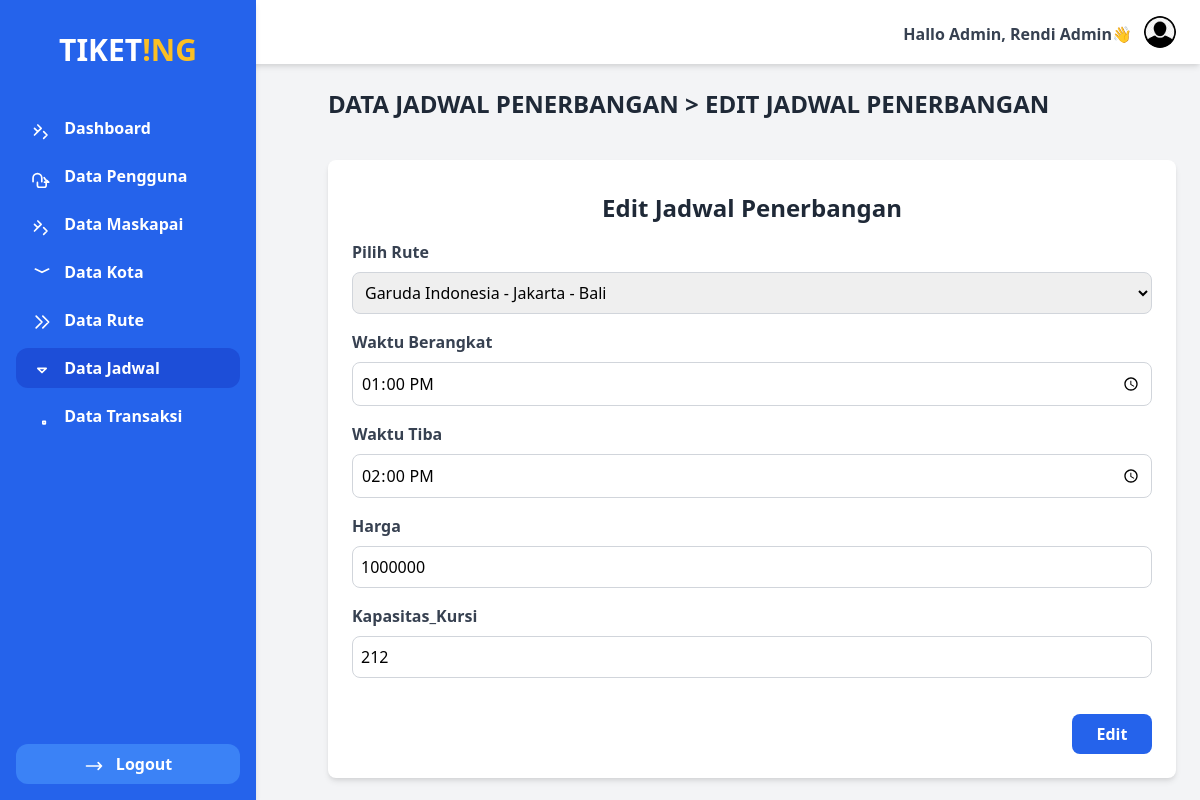
The page /admin/jadwal/edit.php?id=1 (signed in) on the database its author committed.
### tables this page shows
CREATE TABLE `jadwal_penerbangan` (
  `id_jadwal` int NOT NULL,
  `id_rute` int NOT NULL,
  `waktu_berangkat` time NOT NULL,
  `waktu_tiba` time NOT NULL,
  `harga` int NOT NULL,
  `kapasitas_kursi` int NOT NULL
);

CREATE TABLE `maskapai` (
  `id_maskapai` int NOT NULL,
  `logo_maskapai` text,
  `nama_maskapai` varchar(50) NOT NULL,
  `kapasitas` int NOT NULL
);

### admin/jadwal/functions.php (called while the page is built, shortened)
<?php
require '../../koneksi.php';
function query($query){
    global $conn;
    $rows = [];
    $result = mysqli_query($conn, $query);
    while($row = mysqli_fetch_assoc($result)){
        $rows[] = $row;
    }
    return $rows;
}
?>

### admin/jadwal/edit.php (the view, shortened to what this page needs)
<?php
require 'functions.php';
$id = $_GET["id"];
$jadwal = query("SELECT * FROM jadwal_penerbangan
INNER JOIN rute ON rute.id_rute = jadwal_penerbangan.id_rute
INNER JOIN maskapai ON rute.id_maskapai = maskapai.id_maskapai WHERE id_jadwal = '$id'")[0];
?>
<!DOCTYPE html>
<html lang="en">
<head>
    <link href="https://cdn.jsdelivr.net/npm/tailwindcss@2.2.19/dist/tailwind.min.css" rel="stylesheet">
</head>
<body class="flex bg-gray-100">
    <?php require '../../layouts/sidebar.php'; ?>
    <div class="flex-1 mt-16 p-6">
    <h1 class="text-2xl font-bold text-gray-800 mb-10"><span><a href="index.php">DATA JADWAL PENERBANGAN</a></span> > EDIT JADWAL PENERBANGAN</h1>
        <form action="" method="POST" class="mt-6 bg-white p-6 rounded-lg shadow-md">
            <h1 class="text-2xl mt-2 font-bold text-gray-800 mb-4 text-center">Edit Jadwal Penerbangan</h1>
            <div class="mb-4">
                <label for="id_rute" class="block text-gray-700 font-semibold mb-2">Pilih Rute</label>
                <select name="id_rute" id="id_rute" class="form-control w-full p-2 border border-gray-300 rounded-lg focus:outline-none focus:ring-2 focus:ring-blue-500">
                    <option value="<?= $jadwal["id_rute"]; ?>"><?= $jadwal["nama_maskapai"]; ?> - <?= $jadwal["rute_asal"]; ?> - <?= $jadwal["rute_tujuan"]; ?></option>
                </select>
            </div>
            <div class="mb-4">
                <label for="waktu_berangkat" class="block text-gray-700 font-semibold mb-2">Waktu Berangkat</label>
                <input type="time" name="waktu_berangkat" id="waktu_berangkat" value="<?= $jadwal["waktu_berangkat"]; ?>" class="form-control w-full p-2 border border-gray-300 rounded-lg focus:outline-none focus:ring-2 focus:ring-blue-500" required>
            </div>
            <div class="mb-4">
                <label for="waktu_tiba" class="block text-gray-700 font-semibold mb-2">Waktu Tiba</label>
                <input type="time" name="waktu_tiba" id="waktu_tiba" value="<?= $jadwal["waktu_tiba"]; ?>" class="form-control w-full p-2 border border-gray-300 rounded-lg focus:outline-none focus:ring-2 focus:ring-blue-500" required>
            </div>
            <div class="mb-4">
                <label for="harga" class="block text-gray-700 font-semibold mb-2">Harga</label>
                <input type="number" name="harga" id="harga" value="<?= $jadwal["harga"]; ?>" class="form-control w-full p-2 border border-gray-300 rounded-lg focus:outline-none focus:ring-2 focus:ring-blue-500" required>
            </div>
            <div class="mb-4">
                <label for="kapasitas_kursi" class="block text-gray-700 font-semibold mb-2">Kapasitas_Kursi</label>
                <input type="number" name="kapasitas_kursi" id="kapasitas_kursi" value="<?= $jadwal["kapasitas_kursi"]; ?>" class="form-control w-full p-2 border border-gray-300 rounded-lg focus:outline-none focus:ring-2 focus:ring-blue-500" required>
            </div>
            <div class="flex justify-end">
            <button type="submit" name="edit" class="mt-5 w-20 py-2 bg-blue-600 text-white font-semibold rounded-lg hover:bg-blue-700 focus:outline-none focus:ring-2 focus:ring-blue-500">Edit</button>
        </div>
        </form>
    </div>
</body>
</html>

### rows shown on the page
jadwal_penerbangan: id_rute "Garuda Indonesia - Jakarta - Bali", waktu_berangkat "13:00:00", waktu_tiba "14:00:00", harga "1000000", kapasitas_kursi "212"

### other values the page prints
$_SESSION["nama_lengkap"] "Rendi Admin"
